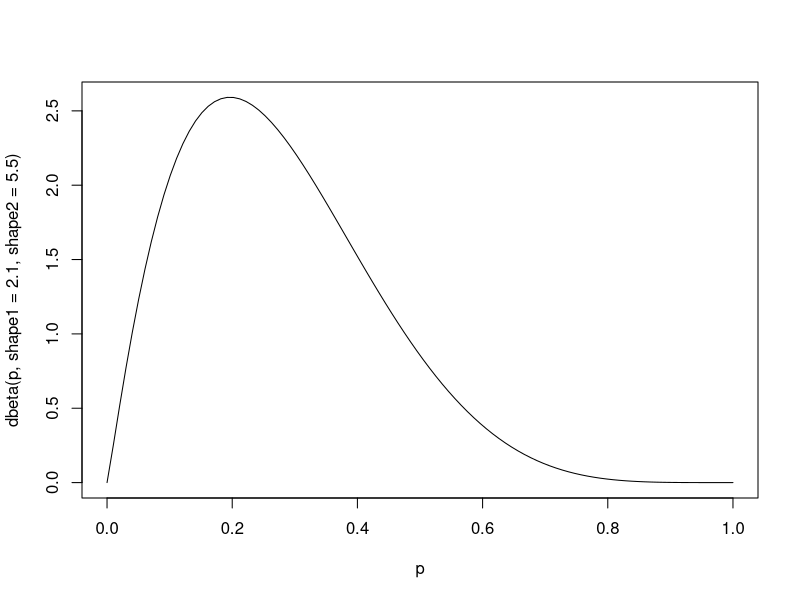
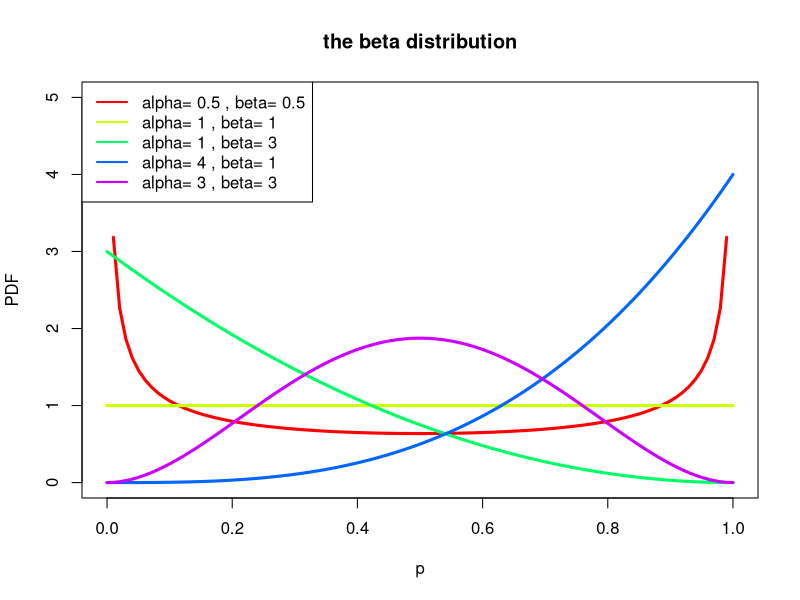
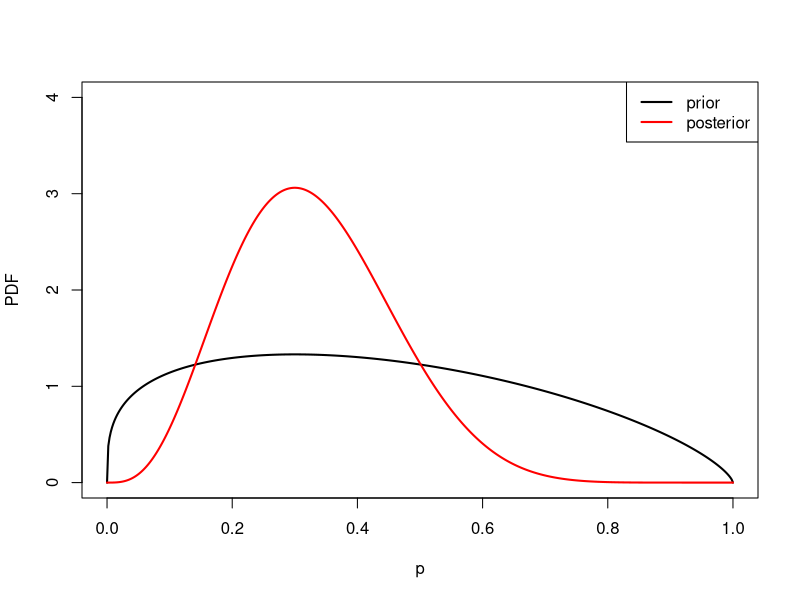

These figures' R source, in order:
## ---- chunk 1
(0.2*0.1)/(0.2*0.1 + 0.8*0.5)
## ---- chunk 2
p <- seq(from=0,to=1,len=100)
plot(p,dbeta(p,shape1=2.1, shape2=5.5),type='l')
## ---- chunk 3
M <- matrix(c(0.5,0.5, 1,1, 1,3, 4,1, 3,3),ncol=2,byrow=TRUE) #each row=params
p <- seq(from=0,to=1,len=100)  # probability for x-axis
plot(p,p*5,type='n',ylab='PDF',main='the beta distribution')  # setup plot
for(i in seq_len(nrow(M))){  # iterate through rows of M
points(p,dbeta(p, M[i,1], M[i,2]),type='l',lwd=3,col=rainbow(nrow(M))[i]) #draw
}
legend(
"topleft",
legend = apply(M,1,function(x){paste("alpha=",x[1],", beta=",x[2])}),
lwd=2, col=rainbow(nrow(M))
)
## ---- chunk 4
p <- seq(from=0,to=1,len=500)   # probability on horizontal axis
plot(p,p*0,ylim=c(0,4),ylab="PDF",type="n") # set up plot axes
points(p,dbeta(p,1.3,1.7),lwd=2,type="l",col='black') # prior
points(p,dbeta(p,1.3+3, 1.7+7),lwd=2,type="l",col='red') # posterior
legend("topright",lwd=2,col=c("black","red"),legend=c("prior","posterior"))
## ---- chunk 5
pbeta(1/2, 4.3, 8.7)
## ---- chunk 6
(LA <- dpois(5, 5.4))
(LB <- dpois(5, 7.7))
## ---- chunk 7
prior_A <- 0.9
prior_B <- 0.1
posterior_A <- prior_A*LA/(prior_A*LA + prior_B*LB)
posterior_A
